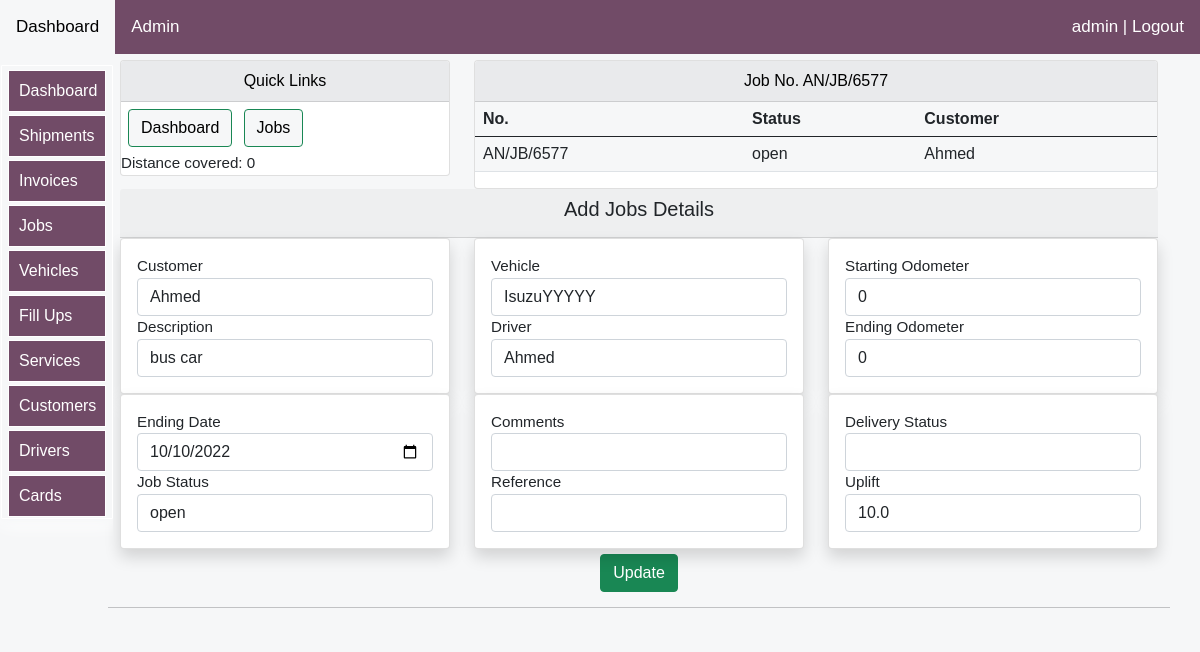
/logistics/add-job-details/1 (signed in), run on the app's committed database.
### logistics/models.py (models this page shows)
class AlwenJobsModel(models.Model):
    job_status=[
        ("open","open"),
        ("completed","completed"),
    ]
    job_number=models.CharField(max_length=20,blank=True,null=True)
    customer= models.ForeignKey(CustomersModel, blank=True, null=True, on_delete=models.SET_NULL,related_name='jobcustrelname')
    description=models.CharField(max_length=30,blank=True,null=True)
    vehicle=models.ForeignKey(AlwenVehiclesModel,on_delete=models.SET_NULL,blank=True,null=True)
    driver=models.ForeignKey(AlwenDriversModel,blank=True,null=True,on_delete=models.SET_NULL)
    opened_date=models.DateField(blank=True,null=True,auto_now_add=True)
    ending_date=models.DateField(blank=True,null=True,auto_now_add=False)
    starting_odometer=models.IntegerField(blank=True,null=True,default=0)
    ending_odometer=models.IntegerField(blank=True,null=True,default=0)
    status= models.CharField(max_length=20, blank=True, null=True,choices=job_status,default="open")
    refernce=models.CharField(max_length=20,blank=True,null=True)
    delivery=models.CharField(max_length=20,blank=True,null=True)
    comments=models.CharField(max_length=20,blank=True,null=True)
    uplift= models.FloatField(null=True, blank=True, default=1)
    def __str__(self):
        return str(self.job_number)

class CustomersModel(models.Model):
    Country = [
    ('Somalia', 'Somalia'),
     ('Somaliland', 'Somaliland'),
    ('Kenya', 'Kenya'),
     ('UAE', 'UAE'),
     ('Ethiopia', 'Ethiopia'),
     ('Other', 'Other'),
    ]
    name = models.CharField(null=True, blank=True, max_length=20)
    phone = models.CharField(null=True, blank=True, max_length=30)
    email= models.CharField(null=True, blank=True, max_length=100)
    country = models.CharField(choices=Country, blank=True, max_length=30)
    city= models.CharField(null=True, blank=True, max_length=30)
    address = models.CharField(null=True, blank=True, max_length=30)
    balance=models.DecimalField(max_digits=10,blank=True,null=True,decimal_places=2,default=0)
    contact = models.CharField(null=True, blank=True, max_length=30)
    def __str__(self):
        return '{}'.format(self.name)

### logistics/views.py (the view)
# urls.py: path('add-job-details/<int:pk>', views.add_job_details, name="add_job_details"),
@login_required(login_url='login:loginpage')
def add_job_details(request,pk):
    title="Add Job Details"
    jobs=AlwenJobsModel.objects.filter(id=pk)
    distance_covered=ending_mileage=starting_mileage=0
    try:
        my_job_id=AlwenJobsModel.objects.get(id=pk)
        starting_mileage=my_job_id.starting_odometer
        ending_mileage=my_job_id.ending_odometer
    except:
        return redirect("logistics:alwen_jobs_list")
    distance_covered=int(ending_mileage)-int(starting_mileage)
    job_Items = AlwenJobItemsModel.objects.filter(jobitemconnector=my_job_id)#this line helps to
    inv_id= get_object_or_404(AlwenJobsModel, id=pk)#this helps to fill that select field and invoice fields and content
    form=AddAlwenJobDetailsForm(instance=my_job_id)
    if request.method == 'POST':
        form=AddAlwenJobDetailsForm(request.POST,request.FILES,instance=my_job_id)
        if form.is_valid():
            form.save()
            return redirect('logistics:add_job_items',pk=pk)#just redirection page
            return redirect('logistics:add_job_details',pk=pk)#just redirection page
    context={
        "form":form,
        "job_Items":job_Items,
        "jobs":jobs,
        "my_job_id":my_job_id,
        "distance_covered":distance_covered,
        "title":title,
    }
    return render(request, 'jobs/addjobdetails.html', context)#th

### logistics/forms.py
class AddAlwenJobDetailsForm(forms.ModelForm):
    class Meta:
        model = AlwenJobsModel
        fields = ['customer','description', 'vehicle','driver','ending_date','starting_odometer',
        'ending_odometer','status','comments','uplift','refernce','delivery']
        widgets={
            'description':forms.TextInput(attrs={'class':'form-control'}),
            'delivery':forms.TextInput(attrs={'class':'form-control'}),
            'starting_odometer':forms.TextInput(attrs={'class':'form-control'}),
            'ending_odometer':forms.TextInput(attrs={'class':'form-control'}),
            'comments':forms.TextInput(attrs={'class':'form-control'}),
            'uplift':forms.TextInput(attrs={'class':'form-control'}),
            'refernce':forms.TextInput(attrs={'class':'form-control'}),
            'customer':forms.Select(attrs={'class':'form-control'}),
            'vehicle':forms.Select(attrs={'class':'form-control'}),
            'driver':forms.Select(attrs={'class':'form-control'}),
            'status':forms.Select(attrs={'class':'form-control'}),
            'ending_date' : DatePickerInput(attrs={'class':'form-control'}),
        }

### logistics/models.py (called while the page is built)
    def __str__(self):
        return '{}'.format(self.name)

    def __str__(self):
    	return str(self.vehicle_name)# this will show up in the admin area

### logistics/templates/jobs/addjobdetails.html (shortened to what this page needs)
{% extends 'bases/base.html'%}
{% load static %}
{% load crispy_forms_tags %}
{% block style %}
<link href="{% static 'css/bootstrap.min.css' %}" rel="stylesheet">
<link rel="stylesheet" href="https://use.fontawesome.com/releases/v5.15.2/css/all.css"
>
<link href="{% static 'js/jquery-ui-1.12.1/jquery-ui.min.css' %}" rel="stylesheet">
<link href="{% static 'js/jquery-ui-1.12.1/jquery-ui.structure.min.css' %}" rel="stylesheet">
<link href="{% static 'js/jquery-ui-1.12.1/jquery-ui.theme.min.css' %}" rel="stylesheet">
   {%endblock%}
   {% block body %}
<div class="container">
    <div class="row mt-12" >
        <div class="col-md-4">
            <div class="card">
                <div id="allif-section-headers" class="card-header ">
                   Quick Links
                </div>
                <div >
            <a  href="{% url 'logistics:logistics-dashboard' %}">
            <button id="allif-link-buttons" type="button" class="btn btn-success mybuttonlinks" >
            Dashboard</button></a>
            <a  href="{% url 'logistics:alwen_jobs_list' %}" >
            <button id="allif-link-buttons" type="button" class="btn btn-success mybuttonlinks" >
            Jobs</button></a>
            </div>
            Distance covered: {{distance_covered}}
            </div>
        </div>
    <div class="col-md-8">
        <div class="card">
            <div id="allif-section-headers" class="card-header">
                Job No. {{my_job_id}}
            </div>
            <div class="col-md-12">
            <table class="table">
            <thead>
            <tr>
            <th>No.</th>
            <th>Status</th>
            <th>Customer</th>
            </tr>
        </thead>
        <tbody>
        <tr>
        <td>
        {{my_job_id}}
        </td>
       <td>
        {{my_job_id.status}}
       </td>
       <td>
        {{my_job_id.customer}}
       </td>
        </tr>
        </tbody>
        </table>
        </div></div></div>
    <form method='POST' action=''>{% csrf_token %}
      <div class="col-md-12">
          <div class="card-header text-center" >
              <h5>Add Jobs Details</h5>
          </div>
          <div class="row">
              <div class="col-md-4">
                  <div class="card my-card shadow text-left p-3">
                  <label>Customer</label> {{form.customer}}
                  <label>Description</label>{{form.description}}
                  </div>
              </div>
              <div class="col-md-4">
                  <div class="card my-card shadow text-left p-3">
                  <label>Vehicle</label> {{form.vehicle}}
                  <label>Driver</label> {{form.driver}}
                  </div>
              </div>
              <div class="col-md-4">
                  <div class="card my-card shadow text-left p-3">
                  <label>Starting Odometer</label> {{form.starting_odometer}}
                  <label>Ending Odometer</label> {{form.ending_odometer}}
                  </div>
              </div>
          </div>
      </div>
      <div class="col-md-12">
          <div class="row">
              <div class="col-md-4">
                  <div class="card my-card shadow text-left p-3">
                  <label>Ending Date</label> {{form.ending_date}}
                  <label>Job Status</label> {{form.status}}
                  </div>
              </div>
              <div class="col-md-4">
                  <div class="card my-card shadow text-left p-3">
                    <label>Comments</label>{{form.comments}}
                    <label>Reference</label>{{form.refernce}}
                  </div>
              </div>
              <div class="col-md-4">
                <div class="card my-card shadow text-left p-3">
                  <label>Delivery Status</label>{{form.delivery}}
                  <label>Uplift</label>{{form.uplift}}
                </div>
            </div>
          </div>
      </div>
      <div style="float: center; text-align: center;">
      <button class="btn btn-success " type="submit" style="text-align: center; margin:auto; padding: auto; margin-top: 5px;">
      Update</button>
      </div>
      </form>
    <hr>
</div>
   {% endblock %}

### logistics/templates/bases/log-topnavbar.html (shortened to what this page needs)
    <div class="topnav" id="myTopnav">
      <a  href="{% url 'logistics:logistics-dashboard' %}">Dashboard </a>
      {% if request.user.is_superuser %}
      <a href="/admin">Admin</a>
      {% endif %}
    {% if user.is_authenticated %}
    <a href="{% url 'login:logout' %}" style="float: right;">{{user}} | Logout</a>
            {% else %}
            <a href="{% url 'login:loginpage' %}" style="float: right;">Login</a>
        {% endif %}
    </div>

### logistics/templates/jobs/addjobdetails.html (style rules this page uses)
body { font-size: 2rem; opacity: 1; position:sticky; overflow: auto; text-align: left; max-width: 100%; background-color: #F6F7F8; margin: auto; padding: auto; }
.container { background-color: #F6F7F8; }
table { background-color: #F6F7F8; }
.mybuttonlinks { margin-top: 7px; margin-left: 7px; margin-bottom: 5px; }
#allif-section-headers { background-color: #e9eaec; color: black; font-size: 16px; text-align: center; }
#allif-link-buttons { background-color: #F6F7F8; color: black; }
@media screen and (min-width:1000px) and (max-width:2000px) { .container { margin-top: 10px; display: block; font-size: 0.95rem; margin-left:auto ; margin-right: auto; margin: auto; padding-left: 90px; } }

### logistics/templates/bases/log-topnavbar.html (style rules this page uses)
body { margin: 0; font-family: Arial, Helvetica, sans-serif; }
.topnav { background-color: #714b67;; position: fixed; width: 100%; z-index:10; overflow:auto; margin-right: 0; right: 0; color: white; }
.topnav a { float: left; display: block; color: white; text-align: center; padding: 14px 16px; text-decoration: none; font-size: 17px; }

### logistics/templates/bases/log-sidenavbar.html (style rules this page uses)
:root { --sidebar_font_size:1.0rem; }

### data on the page
AlwenJobsModel: job_number "AN/JB/6577", status "open", customer "Ahmed", description "bus car", vehicle "IsuzuYYYYY", driver "Ahmed", starting_odometer "0", ending_odometer "0", ending_date "10/10/2022", uplift "10.0"

### other printed values
{{ user }} "admin"
{{ distance_covered }} "0"
